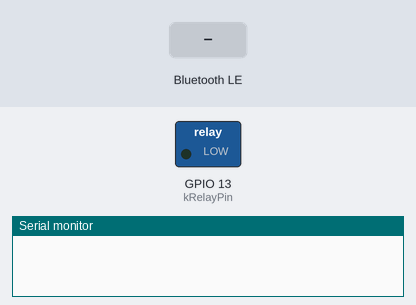
The sketch below on a simulated ESP32-S3. Parts: switched loads named in the sketch (green lamp = pin HIGH), the last lines printed to the serial monitor. Inputs (shaded band) come from the test bench. Nothing arrives over Bluetooth unless stated; a phone connects over Bluetooth LE 3 s after start.

Above: at 1.2 s.
1.3 s: Bluetooth LE write "!SET:FAULT" received
At 1.6 s:
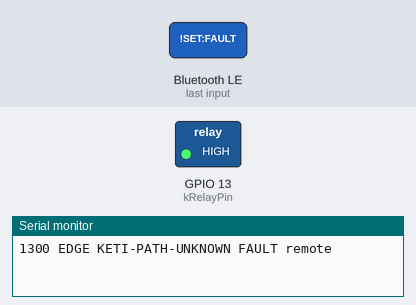
2.8 s: Bluetooth LE write "!SET:NORMAL" received
At 4.2 s:
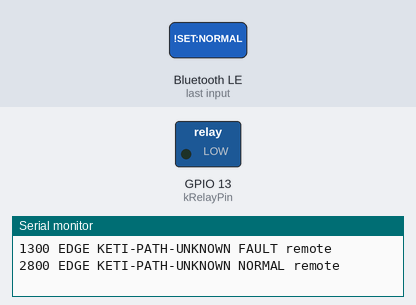
Timing chart, 0 to 5.8 s (numbered marks = the images above; inputs shaded):
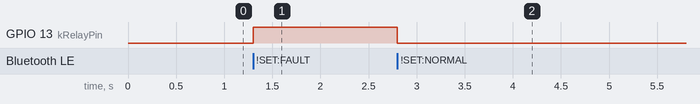

Measured:
- after the input at 1.3 s, GPIO 13 (kRelayPin): LOW → HIGH at once
- after the input at 2.8 s, GPIO 13 (kRelayPin): HIGH → LOW at once

The sketch:

path_module.ino
```cpp
// Path module: one fault-injection relay, driven straight from the Android tablet over BLE.
//
// This board is a BLE peripheral and nothing else. In the previous demo an ESP32 acted as a
// GATT *client* to reach these nodes, and that is exactly where the rig wedged: the Bluedroid
// client blocks with no timeout, and everything that was supposed to recover it lived in the
// same loop it had blocked. With the tablet as the only central, no ESP ever runs that code
// path again.
//
// Board: ESP32-S3 SuperMini (4MB flash, 2MB PSRAM, native USB).
#include <Arduino.h>
#include <BLE2902.h>
#include <BLEDevice.h>
#include <BLEServer.h>

// Signal to the injection relay. Level is set before the pin becomes an output so a reset
// cannot glitch the relay closed on the way up.
constexpr int kRelayPin = 13;
constexpr int kLedPin = 48;  // addressable WS2812; confirmed by tools/led_probe

constexpr uint32_t kHeartbeatMs = 1000;

// One firmware for every board: identity comes from the chip, not from a build flag, so the
// modules cannot be swapped by flashing the wrong file. An unknown board says so rather
// than claiming to be path 1.
//
// Six modules now. 1 and 2 are the original pair; 3 to 6 were added on 2026-09-03, each read off
// its USB serial descriptor, which the ESP32-S3 fills in with the same base MAC this table
// matches on. Verify the board agrees rather than trusting that: it prints its own identity
// every 5 s in loop(), and an entry pasted one digit wrong shows up as PATH-UNKNOWN.
struct KnownBoard {
  uint64_t mac;
  int pathIndex;
};
// Exactly one board per number. A second entry claiming a number already taken is the failure
// this table exists to prevent: both would advertise the same name and the tablet would connect
// to whichever it happened to see first. Add a number, do not double up on one.
const KnownBoard kBoards[] = {
    {0x288485'6F46E8ULL, 1},
    {0x288485'6F48E0ULL, 2},
    {0x288485'6F4A54ULL, 3},
    {0x288485'6F4868ULL, 4},
    {0x288485'6F299CULL, 5},
    {0x288485'6F4928ULL, 6},
};

static const char *kServiceUuid = "9a1e0001-4d3b-4a2f-9c6e-3f1d7b8a2c40";
static const char *kControlUuid = "9a1e0002-4d3b-4a2f-9c6e-3f1d7b8a2c40";

int pathIndex = 0;  // 0 = unidentified board
char identity[24] = "";
uint64_t boardMac = 0;
uint32_t lastAnnounce = 0;
bool faulted = false;
bool tabletConnected = false;
uint32_t sequenceNumber = 0;
uint32_t lastHeartbeat = 0;
BLECharacteristic *control = nullptr;

// The LED is driven only from loop(), never from a BLE callback. rgbLedWrite() goes through
// the RMT peripheral, and calling it from the Bluedroid callback task failed silently: the
// relay moved and the serial said FAULT while the LED stayed on its old colour.
//
// A plain, even blink. Two earlier attempts were worse: a brightness fade was invisible
// (perceived brightness is roughly logarithmic, so a 40-to-100% ramp reads as steady on a
// small bright LED), and a mostly-on wink read as a glitch rather than a rhythm.
//
// The blink is not about power. This LED draws single-digit milliamps against 40-100 mA for
// the board with BLE running. It is there because a steady LED and a frozen board look
// identical, and the rhythm is the only thing that says the firmware is still running.
//
// Two channels, one meaning each:
//   colour -- which module, and whether the path is cut. The modules on a bench are then told
//             apart without a label:
//
//               1  green    0,180,0
//               2  blue     0,0,210
//               3  white    150,150,150
//               4  magenta  170,0,170
//               5  cyan     0,150,150
//               6  yellow   180,180,0
//               -  alternating white and blue, one colour per blink
//               any red     220,0,0      path cut, whichever module it is
//
//             Red is spent on FAULT, so no numbered colour carries red enough to be mistaken for
//             it. Yellow is the edge of that rule and stays on the right side of it only because
//             its red and green are equal -- an amber, with red dominant, does read as a dim red
//             across a bench. That is also why an unidentified board no longer *is* amber.
//
//             Six steady hues is the ceiling with red reserved, and 6 spends the last one. So the
//             unidentified board stopped competing for a hue and moved to a different channel
//             instead: it changes colour between blinks. No numbered module ever does, so "the
//             one that keeps changing" is unmistakable, and it costs no hue at all. A seventh
//             module should take the same route rather than hunting for a seventh colour.
//   rate   -- whether the tablet is attached. Slow is connected, fast is running unattended.
//             Fault deliberately does not change the rate: it already has a colour, and
//             overloading the rate would cost the link indication.
void updateLed() {
  // Hoisted above the colour choice: an unidentified board alternates its colour once per blink,
  // so it needs to know how long a blink is.
  const uint32_t period = tabletConnected ? 2000 : 500;

  uint8_t r = 0, g = 0, b = 0;
  if (faulted) {
    r = 220;
  } else {
    switch (pathIndex) {
      case 1: g = 180; break;
      case 2: b = 210; break;
      case 3: r = 150; g = 150; b = 150; break;
      case 4: r = 170; b = 170; break;
      case 5: g = 150; b = 150; break;
      case 6: r = 180; g = 180; break;
      default:
        // Unidentified: alternate white and blue, one colour per blink. Its BLE name flags it
        // too, but this is the one anybody standing at the bench will notice first.
        if ((millis() / period) % 2 == 0) {
          r = g = b = 150;
        } else {
          b = 210;
        }
        break;
    }
  }

  // Slow blink at 2 s is calm enough to read as a state rather than an alarm, and still makes
  // a stopped board obvious within a couple of seconds. Unattended is four times faster, which
  // reads as searching without either rate looking irregular.
  const bool dark = (millis() % period) >= period / 2;

  if (dark) {
    rgbLedWrite(kLedPin, 0, 0, 0);
  } else {
    rgbLedWrite(kLedPin, r, g, b);
  }
}

void applyRelay() {
  digitalWrite(kRelayPin, faulted ? HIGH : LOW);
}

void notifyState(const char *event) {
  if (control == nullptr || !tabletConnected) return;
  char message[64];
  // The sequence number is what lets the tablet tell a quiet link from a dead one: a console
  // that only watches the GATT connection will show stale values as though they were current.
  snprintf(message, sizeof(message), "!STATE:%lu:%d:%s:%d:%s", (unsigned long)++sequenceNumber,
           pathIndex, faulted ? "FAULT" : "NORMAL", faulted ? 1 : 0, event);
  control->setValue(message);
  control->notify();
}

void setFaulted(bool value, const char *event) {
  faulted = value;
  applyRelay();
  // Printed straight after the pin moves, before the BLE notification is built, so the timestamp
  // is as close to the relay as this board can report. It exists so the rig can be measured from
  // outside the app: with several boards on USB, `tools/skew.py` compares when these lines arrive
  // and reports how far apart the modules actually moved. An app that measures only itself is not
  // evidence.
  Serial.printf("%lu EDGE %s %s %s\n", (unsigned long)millis(), identity,
                value ? "FAULT" : "NORMAL", event);
  notifyState(event);
}

class ServerCallbacks final : public BLEServerCallbacks {
  void onConnect(BLEServer *) override { tabletConnected = true; }
  void onDisconnect(BLEServer *server) override {
    tabletConnected = false;
    // A lost tablet must not leave the network cut. Whatever fault was being demonstrated,
    // the safe state is the one that keeps traffic flowing.
    setFaulted(false, "tablet_gone");
    server->startAdvertising();
  }
};

class ControlCallbacks final : public BLECharacteristicCallbacks {
  void onWrite(BLECharacteristic *characteristic) override {
    String command = characteristic->getValue();
    command.trim();
    if (command == "!SET:FAULT") {
      setFaulted(true, "remote");
    } else if (command == "!SET:NORMAL") {
      setFaulted(false, "remote");
    } else if (command == "!SYNC") {
      notifyState("sync");
    }
  }
};

void setup() {
  digitalWrite(kRelayPin, LOW);
  pinMode(kRelayPin, OUTPUT);
  Serial.begin(115200);

  const uint64_t mac = ESP.getEfuseMac();
  // getEfuseMac returns the address byte-reversed against how it is printed.
  uint64_t printed = 0;
  for (int i = 0; i < 6; ++i) printed = (printed << 8) | ((mac >> (8 * i)) & 0xFF);
  for (const auto &board : kBoards) {
    if (board.mac == printed) pathIndex = board.pathIndex;
  }

  char name[24];
  if (pathIndex == 0) {
    snprintf(name, sizeof(name), "KETI-PATH-UNKNOWN");
  } else {
    snprintf(name, sizeof(name), "KETI-PATH%d", pathIndex);
  }

  BLEDevice::init(name);
  BLEServer *server = BLEDevice::createServer();
  server->setCallbacks(new ServerCallbacks());
  BLEService *service = server->createService(kServiceUuid);
  control = service->createCharacteristic(
      kControlUuid, BLECharacteristic::PROPERTY_READ | BLECharacteristic::PROPERTY_WRITE |
                        BLECharacteristic::PROPERTY_WRITE_NR | BLECharacteristic::PROPERTY_NOTIFY);
  control->addDescriptor(new BLE2902());
  control->setCallbacks(new ControlCallbacks());
  service->start();

  BLEAdvertising *advertising = BLEDevice::getAdvertising();
  advertising->addServiceUUID(kServiceUuid);
  advertising->setScanResponse(true);
  BLEDevice::startAdvertising();

  applyRelay();
  strncpy(identity, name, sizeof(identity) - 1);
  boardMac = printed;
}

void loop() {
  const uint32_t now = millis();
  updateLed();
  // Printed from loop(), not setup(): the native USB re-enumerates on reset, so anything
  // setup() prints is gone before a host can open the port. This is the only way to read back
  // which path a board decided it is.
  if (now - lastAnnounce >= 5000) {
    lastAnnounce = now;
    Serial.printf("%s  mac=%012llX  relay=GPIO%d %s  tablet=%s\n", identity, boardMac,
                  kRelayPin, faulted ? "FAULT" : "NORMAL", tabletConnected ? "yes" : "no");
  }
  if (now - lastHeartbeat >= kHeartbeatMs) {
    lastHeartbeat = now;
    notifyState("heartbeat");
  }
  delay(20);
}
```
